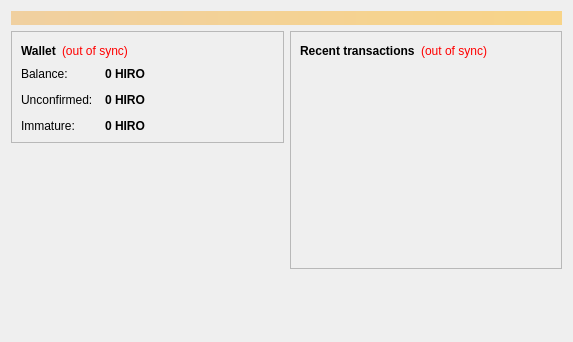
<?xml version="1.0" encoding="UTF-8"?>
<ui version="4.0">
 <class>OverviewPage</class>
 <widget class="QWidget" name="OverviewPage">
  <property name="geometry">
   <rect>
    <x>0</x>
    <y>0</y>
    <width>573</width>
    <height>342</height>
   </rect>
  </property>
  <property name="windowTitle">
   <string>Form</string>
  </property>
  <layout class="QVBoxLayout" name="topLayout">
   <item>
    <widget class="QLabel" name="labelAlerts">
     <property name="visible">
      <bool>false</bool>
     </property>
     <property name="styleSheet">
      <string notr="true">background-color: qlineargradient(x1: 0, y1: 0, x2: 1, y2: 0, stop:0 #F0D0A0, stop:1 #F8D488); color:#000000;</string>
     </property>
     <property name="wordWrap">
      <bool>true</bool>
     </property>
     <property name="margin">
      <number>3</number>
     </property>
    </widget>
   </item>
   <item>
    <layout class="QHBoxLayout" name="horizontalLayout" stretch="1,1">
     <item>
      <layout class="QVBoxLayout" name="verticalLayout_2">
       <item>
        <widget class="QFrame" name="frame">
         <property name="frameShape">
          <enum>QFrame::StyledPanel</enum>
         </property>
         <property name="frameShadow">
          <enum>QFrame::Raised</enum>
         </property>
         <layout class="QVBoxLayout" name="verticalLayout_4">
          <item>
           <layout class="QHBoxLayout" name="horizontalLayout_4">
            <item>
             <widget class="QLabel" name="label_5">
              <property name="font">
               <font>
                <weight>75</weight>
                <bold>true</bold>
               </font>
              </property>
              <property name="text">
               <string>Wallet</string>
              </property>
             </widget>
            </item>
            <item>
             <widget class="QLabel" name="labelWalletStatus">
              <property name="toolTip">
               <string>The displayed information may be out of date. Your wallet automatically synchronizes with the Empirecoin network after a connection is established, but this process has not completed yet.</string>
              </property>
              <property name="styleSheet">
               <string notr="true">QLabel { color: red; }</string>
              </property>
              <property name="text">
               <string notr="true">(out of sync)</string>
              </property>
              <property name="alignment">
               <set>Qt::AlignLeading|Qt::AlignLeft|Qt::AlignVCenter</set>
              </property>
             </widget>
            </item>
            <item>
             <spacer name="horizontalSpacer_2">
              <property name="orientation">
               <enum>Qt::Horizontal</enum>
              </property>
              <property name="sizeHint" stdset="0">
               <size>
                <width>40</width>
                <height>20</height>
               </size>
              </property>
             </spacer>
            </item>
           </layout>
          </item>
          <item>
           <layout class="QFormLayout" name="formLayout_2">
            <property name="fieldGrowthPolicy">
             <enum>QFormLayout::AllNonFixedFieldsGrow</enum>
            </property>
            <property name="horizontalSpacing">
             <number>12</number>
            </property>
            <property name="verticalSpacing">
             <number>12</number>
            </property>
            <item row="0" column="0">
             <widget class="QLabel" name="label">
              <property name="text">
               <string>Balance:</string>
              </property>
             </widget>
            </item>
            <item row="0" column="1">
             <widget class="QLabel" name="labelBalance">
              <property name="font">
               <font>
                <weight>75</weight>
                <bold>true</bold>
               </font>
              </property>
              <property name="cursor">
               <cursorShape>IBeamCursor</cursorShape>
              </property>
              <property name="toolTip">
               <string>Your current balance</string>
              </property>
              <property name="text">
               <string notr="true">0 HIRO</string>
              </property>
              <property name="textInteractionFlags">
               <set>Qt::LinksAccessibleByMouse|Qt::TextSelectableByKeyboard|Qt::TextSelectableByMouse</set>
              </property>
             </widget>
            </item>
            <item row="1" column="0">
             <widget class="QLabel" name="label_3">
              <property name="text">
               <string>Unconfirmed:</string>
              </property>
             </widget>
            </item>
            <item row="1" column="1">
             <widget class="QLabel" name="labelUnconfirmed">
              <property name="font">
               <font>
                <weight>75</weight>
                <bold>true</bold>
               </font>
              </property>
              <property name="cursor">
               <cursorShape>IBeamCursor</cursorShape>
              </property>
              <property name="toolTip">
               <string>Total of transactions that have yet to be confirmed, and do not yet count toward the current balance</string>
              </property>
              <property name="text">
               <string notr="true">0 HIRO</string>
              </property>
              <property name="textInteractionFlags">
               <set>Qt::LinksAccessibleByMouse|Qt::TextSelectableByKeyboard|Qt::TextSelectableByMouse</set>
              </property>
             </widget>
            </item>
            <item row="2" column="0">
             <widget class="QLabel" name="labelImmatureText">
              <property name="text">
               <string>Immature:</string>
              </property>
             </widget>
            </item>
            <item row="2" column="1">
             <widget class="QLabel" name="labelImmature">
              <property name="font">
               <font>
                <weight>75</weight>
                <bold>true</bold>
               </font>
              </property>
              <property name="toolTip">
               <string>Mined balance that has not yet matured</string>
              </property>
              <property name="text">
               <string notr="true">0 HIRO</string>
              </property>
              <property name="textInteractionFlags">
               <set>Qt::LinksAccessibleByMouse|Qt::TextSelectableByKeyboard|Qt::TextSelectableByMouse</set>
              </property>
             </widget>
            </item>
           </layout>
          </item>
         </layout>
        </widget>
       </item>
       <item>
        <spacer name="verticalSpacer">
         <property name="orientation">
          <enum>Qt::Vertical</enum>
         </property>
         <property name="sizeHint" stdset="0">
          <size>
           <width>20</width>
           <height>40</height>
          </size>
         </property>
        </spacer>
       </item>
      </layout>
     </item>
     <item>
      <layout class="QVBoxLayout" name="verticalLayout_3">
       <item>
        <widget class="QFrame" name="frame_2">
         <property name="frameShape">
          <enum>QFrame::StyledPanel</enum>
         </property>
         <property name="frameShadow">
          <enum>QFrame::Raised</enum>
         </property>
         <layout class="QVBoxLayout" name="verticalLayout">
          <item>
           <layout class="QHBoxLayout" name="horizontalLayout_2">
            <item>
             <widget class="QLabel" name="label_4">
              <property name="text">
               <string>&lt;b&gt;Recent transactions&lt;/b&gt;</string>
              </property>
             </widget>
            </item>
            <item>
             <widget class="QLabel" name="labelTransactionsStatus">
              <property name="toolTip">
               <string>The displayed information may be out of date. Your wallet automatically synchronizes with the Empirecoin network after a connection is established, but this process has not completed yet.</string>
              </property>
              <property name="styleSheet">
               <string notr="true">QLabel { color: red; }</string>
              </property>
              <property name="text">
               <string notr="true">(out of sync)</string>
              </property>
              <property name="alignment">
               <set>Qt::AlignRight|Qt::AlignTrailing|Qt::AlignVCenter</set>
              </property>
             </widget>
            </item>
            <item>
             <spacer name="horizontalSpacer">
              <property name="orientation">
               <enum>Qt::Horizontal</enum>
              </property>
              <property name="sizeHint" stdset="0">
               <size>
                <width>40</width>
                <height>20</height>
               </size>
              </property>
             </spacer>
            </item>
           </layout>
          </item>
          <item>
           <widget class="QListView" name="listTransactions">
            <property name="styleSheet">
             <string notr="true">QListView { background: transparent; }</string>
            </property>
            <property name="frameShape">
             <enum>QFrame::NoFrame</enum>
            </property>
            <property name="verticalScrollBarPolicy">
             <enum>Qt::ScrollBarAlwaysOff</enum>
            </property>
            <property name="horizontalScrollBarPolicy">
             <enum>Qt::ScrollBarAlwaysOff</enum>
            </property>
            <property name="selectionMode">
             <enum>QAbstractItemView::NoSelection</enum>
            </property>
           </widget>
          </item>
         </layout>
        </widget>
       </item>
       <item>
        <spacer name="verticalSpacer_2">
         <property name="orientation">
          <enum>Qt::Vertical</enum>
         </property>
         <property name="sizeHint" stdset="0">
          <size>
           <width>20</width>
           <height>40</height>
          </size>
         </property>
        </spacer>
       </item>
      </layout>
     </item>
    </layout>
   </item>
  </layout>
 </widget>
 <resources/>
 <connections/>
</ui>
